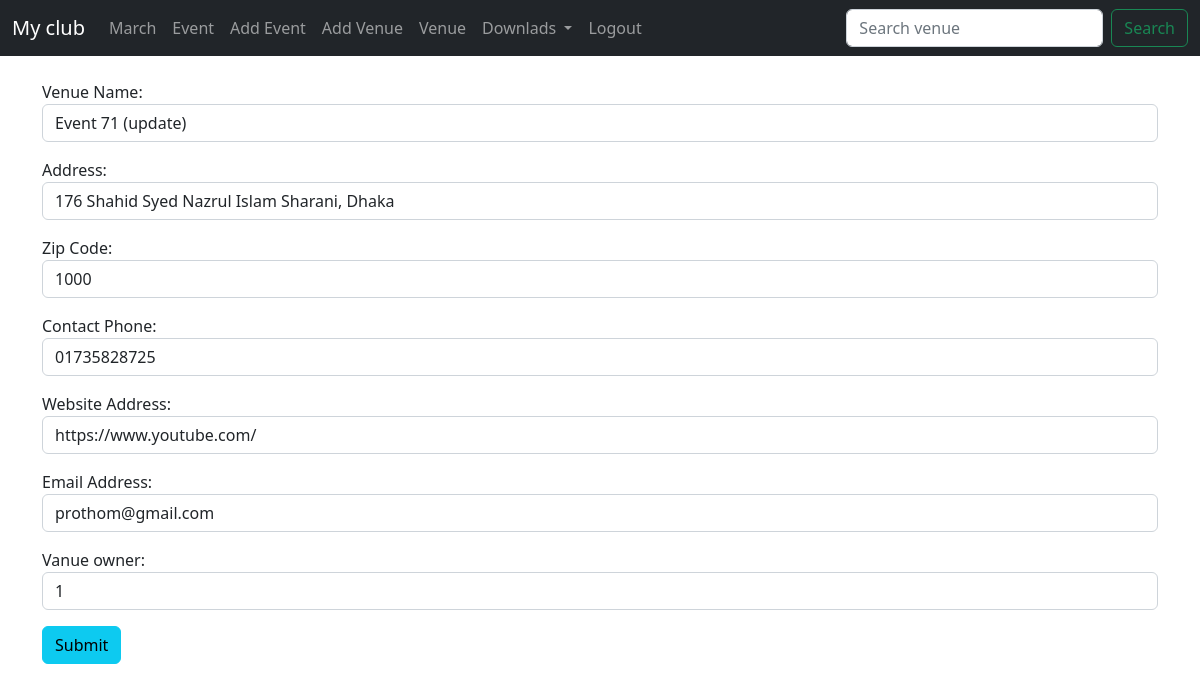
Screenshot of /update-venue/1/ (signed in) with the database file from the repository.
### events/models.py (models this page shows, shortened)
class Venue(models.Model):
    name = models.CharField('Venue Name' ,max_length=200)
    address = models.CharField(max_length=300)
    zip_code = models.CharField('Zip Code', max_length=150)
    phone = models.CharField('Contact Phone', max_length=150)
    web = models.URLField('Website Address')
    email_address = models.EmailField('Email Address')
    owner = models.IntegerField("Vanue owner", default=1, blank=False)

### events/views.py (the view)
# urls.py: path('update-venue/<str:pk>/', views.update_venue, name='update-venue'),
@login_required(login_url='login')
def update_venue(request, pk):
    venue = Venue.objects.get(id=pk)
    form = VenueForm(instance=venue)
    if request.method == "POST":
        form = VenueForm(request.POST, instance=venue)
        if form.is_valid():
            form.save()
            return redirect('venue-list')
    context = {'venues': venue, 'form':form}
    return render(request, 'events/create-venue.html', context)

### events/forms.py
class VenueForm(ModelForm):
    class Meta:
        model = Venue
        fields = '__all__'
    def __init__(self, *args, **kwargs):
        super(VenueForm, self).__init__(*args, **kwargs)
        for name, field in self.fields.items():
            field.widget.attrs.update({'class': 'form-control'})

### events/templates/events/create-venue.html (shortened to what this page needs)
{% extends 'events/base.html' %}
{% block content %}
{% if submitted %}
<p>Your Venue was submitted succefully!!!</p>
{% else %}
<form action="" method="post">
    {{form.as_p}}
    <input class="btn btn-info" type="submit" value="Submit">
</form>
{% endif %}
{% endblock content %}

### rows the page displays
Venue: name "Event 71 (update)", address "176 Shahid Syed Nazrul Islam Sharani, Dhaka", zip_code "1000", phone "01735828725", web "https://www.youtube.com/", email_address "prothom@gmail.com", owner "1"
